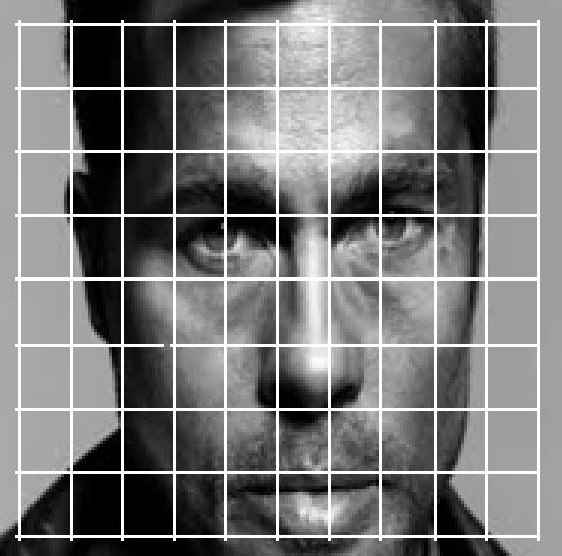
%> input picture ivp lab/iivp-lab-2017/iivp-lab-2017/Lab10 Adv/grid_image.jpg, 562 x 556 px
$ octave backup.m   (GNU Octave 9; MATLAB toolbox functions it lacks are replaced by stand-ins)
%> lines starting %> are read from the running program, lines starting %| are printed output that depends on the picture; in (x1, y1, x2, y2) boxes, pixels count from 0 and x2, y2 are one past the last pixel; in counts of white or black regions, pixels touching at a corner belong together; the program's own positions count from 1
grayImage = rgb2gray( imread('grid_image.jpg'));
%> grayImage: size 556x562 uint8; min 0, max 255, mean 120.1
[rows columns ] = size(grayImage);
%> rows = 556; columns = 562

subplot(2, 2, 1);
imshow(grayImage);
title('Gray Scale Image');

[pixelCount, grayLevels] = imhist(grayImage);
%> pixelCount = 256 values, max 14504 at index 256, min 98 at index 240, mean 1220.6; grayLevels = 256 values from 0 to 255
subplot(2, 2, 2);

bar(grayLevels, pixelCount);
title('Histogram ofimage');
xlim([0 grayLevels(end)]);

medianFilteredImage = medfilt2(grayImage, [23 23]);
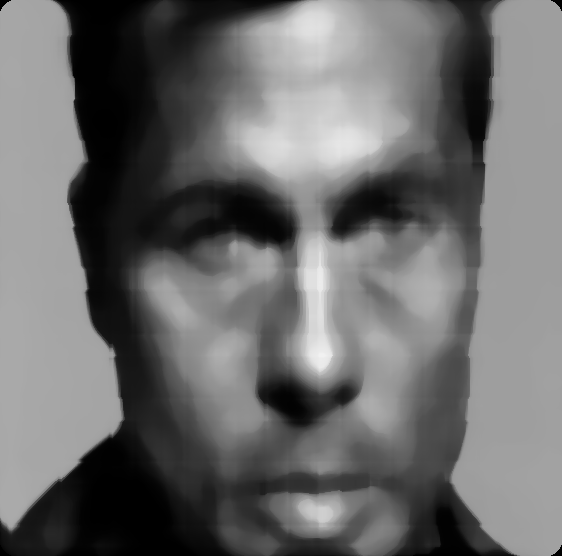
%> medianFilteredImage: size 556x562 uint8; min 0, max 241, mean 107.6


noiseImage = grayImage > 125;
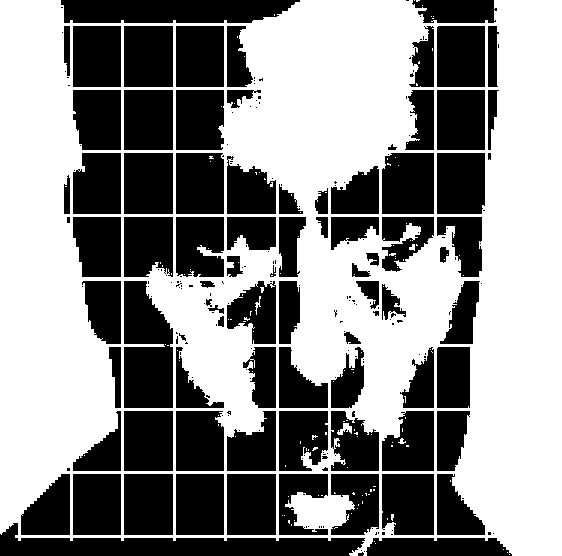
%> noiseImage: size 556x562 logical; 54.4% white; 232 black regions (149 under 20 px), largest, box (x1, y1, x2, y2) and area: (0, 523, 365, 556) 6558, (124, 281, 173, 408) 5278, (61, 0, 300, 23) 4952
x = imread('Image_4.bmp')
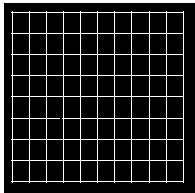
%> input picture ivp lab/iivp-lab-2017/iivp-lab-2017/Lab10 Adv/Image_4.bmp, 195 x 193 px
%> x: size 193x195 logical; 12.5% white; 2 white regions, box (x1, y1, x2, y2) and area: (11, 11, 184, 183) 3348, (0, 0, 195, 193) 1345
subplot(2, 2, 3);
imshow(x);
axis on;

noiseFreeImage = grayImage;
noiseFreeImage(noiseImage) = medianFilteredImage(noiseImage); % Replace.
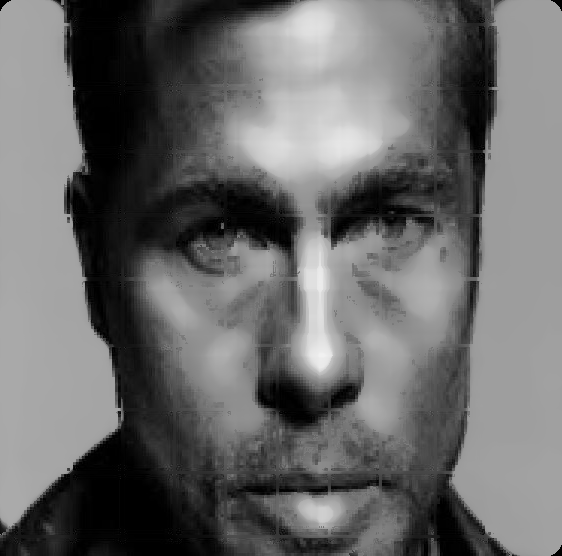
%> noiseFreeImage: size 556x562 uint8; min 0, max 241, mean 105.5

subplot(2, 2, 4);
imshow(noiseFreeImage);

title('Restored Image');
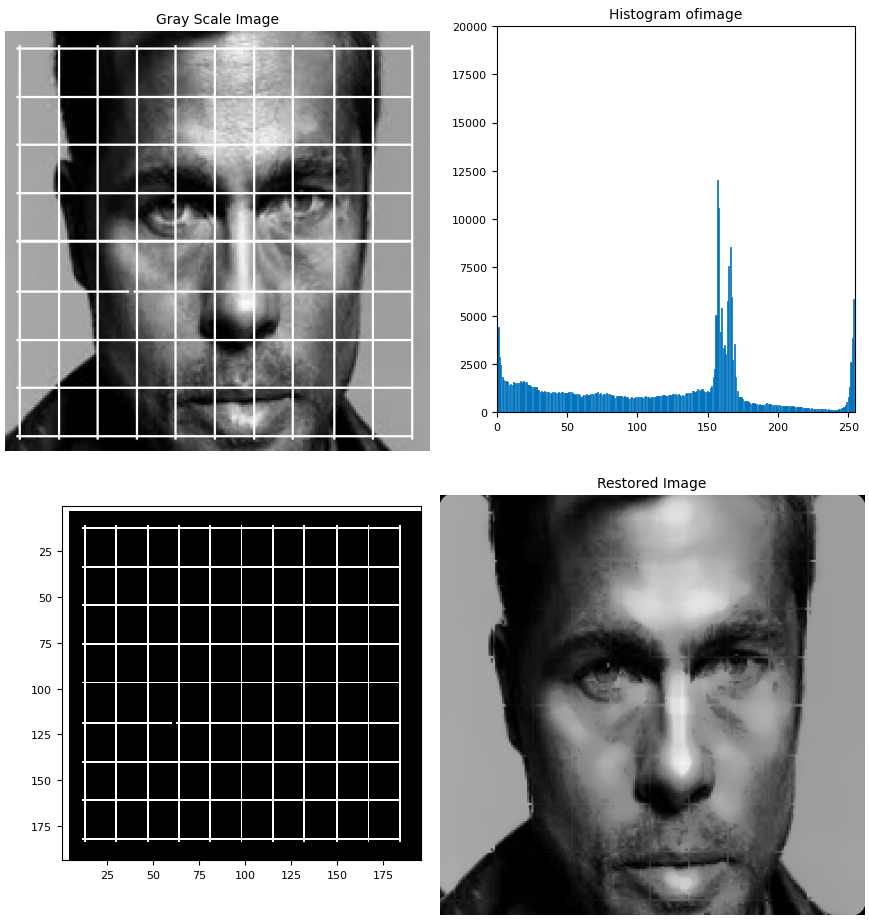
%> figure redrawn from the program's plot data, 4 panels
